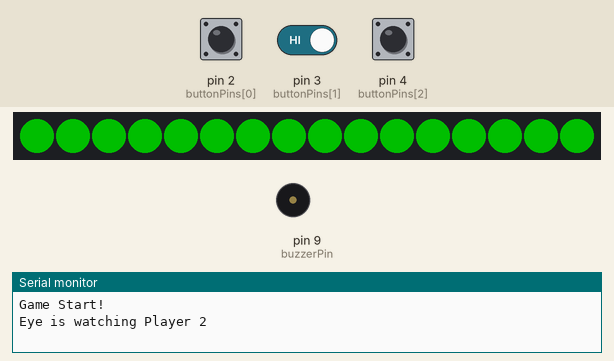
The sketch below on a simulated Arduino Uno, built with avr-gcc and run on an emulated ATmega328P. On the bench: 16 RGB LEDs in strip order, left to right, buzzer (waves = sounding), the last lines printed to the serial monitor. The inputs (shaded band) are chosen by the test bench; at power-on: pin 4 (buttonPins[2]) HIGH, pin 2 (buttonPins[0]) HIGH, pin 3 (buttonPins[1]) HIGH. Dim RGB values are drawn brighter than linear; random numbers use the default seed unless the sketch sets one.

Above: at 2.0 s.
2.1 s: pin 4 (buttonPins[2]) pulled LOW for 0.15 s
At 2.29 s:
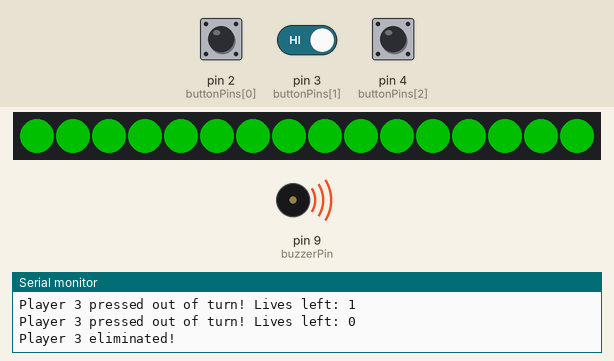
2.8 s: pin 2 (buttonPins[0]) pulled LOW for 0.15 s
3.5 s: pin 2 (buttonPins[0]) driven LOW and pin 3 (buttonPins[1]) driven LOW
6.5 s: pin 2 (buttonPins[0]) driven HIGH
At 8.3 s:
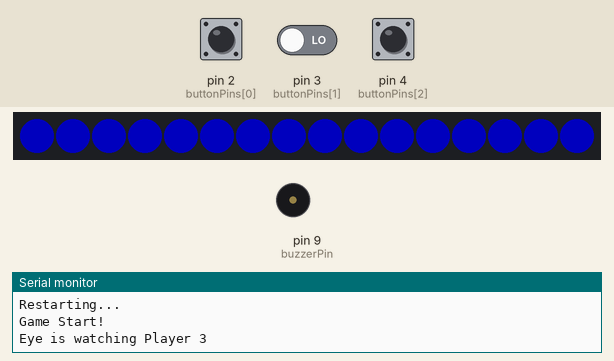
9.5 s: pin 4 (buttonPins[2]) pulled LOW for 1 s
12.5 s: pin 4 (buttonPins[2]) pulled LOW for 3.2 s
At 18.6 s:
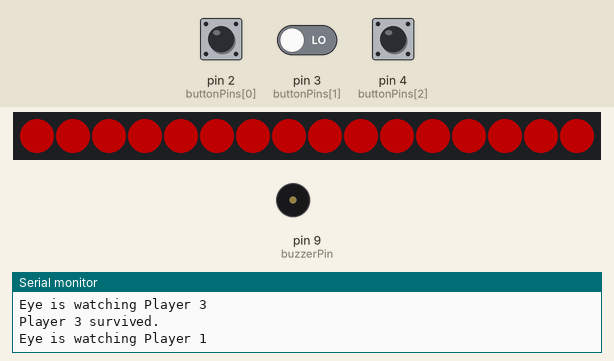
Timing chart, 0 to 19.7 s (numbered marks = the images above; inputs shaded):
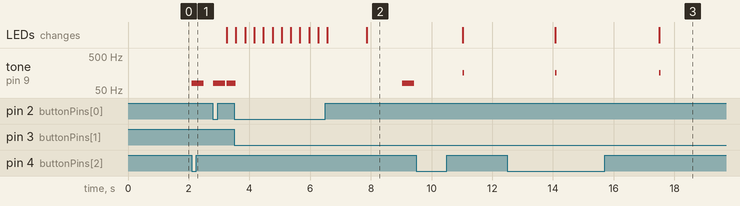

Measured:
- after the input at 2.1 s, tone on pin 9 (buzzerPin): silent → 80 Hz at once, → silent 0.40 s later

The sketch:

TANGIBLE_GAME_CODE.ino
```cpp
#include <Adafruit_NeoPixel.h>

//PIN ASSIGNMENTS
const int neoPixelPin = 6;
const int buttonPins[3] = {2, 3, 4}; //PINS FOR THE BUTTONS FOR PLAYER 1, 2, 3
const int buzzerPin = 9;

//CONSTANT VARIABLES
const int numPlayers = 3; //TOTAL PLAYER COUNT
const int numLeds = 16; //NUMBER OF LEDS IN THE NEOPIXEL
const int maxLives = 3; //LIFE COUNT FOR EACH PLAYER

//NEOPIXEL
Adafruit_NeoPixel pixels(numLeds, neoPixelPin, NEO_GRBW + NEO_KHZ800);

uint32_t playerColors[3] =
{
  pixels.Color(255, 0, 0),   //PLAYER 1 - RED
  pixels.Color(0, 255, 0),   //PLAYER 2 - GREEN
  pixels.Color(0, 0, 255)    //PLAYER 3 - BLUE
};

//PLAYER
int lives[numPlayers]; //TRACKS THE PLAYERS LIVES
bool isAlive[numPlayers]; //TRACKS IF THE PLAYER IS STILL IN THE GAME

void setup()
{
  Serial.begin(9600); //START THE SERIAL MONITOR FOR DEBUGGING
  pixels.setBrightness(80); // BRIGHTNESS OF THE LED
  pixels.begin(); //START THE LED RING
  pixels.clear();
  pixels.show();

  for (int i = 0; i < numPlayers; i++)
  {
    pinMode(buttonPins[i], INPUT_PULLUP); //BUTTON SETUP
  }

  pinMode(buzzerPin, OUTPUT);

  startGame();
}

void loop() {
  //MAIN GAME LOOP
  //CHECK IF THERE IS ONLY ONE PLAYER OR NONE ALIVE
  if (countActivePlayers() <= 1)
  {
    announceWinner();
    waitForRestart();      //WAIT FOR THE BUTTON THE RESTART
    startGame();           //START GAME
    return;
  }

  int chosenPlayer = selectRandomAlivePlayer(); //PICK A RANDOM PLAYER

  Serial.print("Eye is watching Player ");
  Serial.println(chosenPlayer + 1);

  showPlayerColor(chosenPlayer); //DISPLAY THE PLAYER COLOUR
  delay(random(1000, 1500)); //RANDOM DELAY BEFORE ALLOWING INPUT

  unsigned long startMillis = millis();
  bool pressedInTime = false;

  //REACTION WINDOW
  while (millis() - startMillis < 2000) //2 SECOND REACTION WINDOW
  {
    for (int i = 0; i < numPlayers; i++) //LOOP UNTIL THERE ARE NO PLAYERS
    {
      if (isAlive[i] && digitalRead(buttonPins[i]) == LOW)
      {
        if (i == chosenPlayer) //IF THE CHOSEN PLAYER PRESSES AN INPUT
        {
          pressedInTime = true;
        } else //CHECK IF A PLAYER PRESSES THE BUTTON OUTSIDE THEIR TURN
        {
          lives[i]--;
          Serial.print("Player ");
          Serial.print(i + 1);
          Serial.print(" pressed out of turn! Lives left: ");
          Serial.println(lives[i]);

          if (lives[i] <= 0) //CHECK IF THE PLAYER HAS ANYMORE LIVES LEFT
          {
            isAlive[i] = false;
            Serial.print("Player ");
            Serial.print(i + 1);
            Serial.println(" eliminated!");
          }

          tone(9, 80, 300); //PENALITY TONE THE SPEAKER WILL OUTPUT
        }
      }
    }
  }

  //CLEAR LIGHTS AFTER THE REACTION WINDOW
  pixels.clear();
  pixels.show();

  //RESULTS OF EACH ROUND
  if (pressedInTime) //IF THE PLAYER PRESSED THE CORRECT BUTTON
  {
    Serial.print("Player ");
    Serial.print(chosenPlayer + 1);
    Serial.println(" survived.");
    tone(9, 160, 50); //TONE TO SIGNAL A NEW ROUND HAS STARTED/SUCCESS
  } else //PLAYER WILL LOSE A LIFE IF THEY MISS THE BUTTON
  {
    lives[chosenPlayer]--;
    Serial.print("Player ");
    Serial.print(chosenPlayer + 1);
    Serial.print(" missed! Lives left: ");
    Serial.println(lives[chosenPlayer]);

    if (lives[chosenPlayer] <= 0) //IF A PLAYERS LIFE HAS REACHED 0 THEN THEY ARE ELIMINATED
    {
      isAlive[chosenPlayer] = false;
      Serial.print("Player ");
      Serial.print(chosenPlayer + 1);
      Serial.println(" eliminated!");
    }

    tone(9, 80, 300); //UNSUCCESSFUL TONE
  }
}

//THIS WILL SHOW THE COLOUR OF THE SELECTED PLAYER
void showPlayerColor(int player)
{
  pixels.clear();
  for (int i = 0; i < numLeds; i++)
  {
    pixels.setPixelColor(i, playerColors[player]);
  }
  pixels.show();
}

//THIS WILL SELECT A RANDOM PLAYER AT RANDOM
int selectRandomAlivePlayer()
{
  while (true)
  {
    int p = random(numPlayers);
    if (isAlive[p]) return p;
  }
}

//THIS WILL CHECK HOW MANY PLAYER ARE ALIVE
int countActivePlayers()
{
  int count = 0;
  for (int i = 0; i < numPlayers; i++)
  {
    if (isAlive[i]) count++;
  }
  return count;
}

//THIS WILL ANNOUNCE THE PLAYER AND WILL DISPLAY THAT PLAYER COLOUR ON THE RING
void announceWinner()
{
  for (int i = 0; i < numPlayers; i++)
  {
    if (isAlive[i])
    {
      Serial.print("Player ");
      Serial.print(i + 1);
      Serial.println(" wins!");
      flashWinnerColor(i);
      break;
    }
  }
}

//THIS WILL FLASH THE WINNER COLOUR
void flashWinnerColor(int player) {
  for (int j = 0; j < 6; j++) {
    pixels.clear();
    pixels.show();
    delay(300);
    for (int i = 0; i < numLeds; i++) {
      pixels.setPixelColor(i, playerColors[player]);
    }
    pixels.show();
    delay(300);
  }
}

//WAIT FOR ANY PLAYER TO RESTART THE GAME BY PRESSING ANY OF THE BUTTONS
void waitForRestart()
{
  Serial.println("Press any button to restart...");
  while (true)
  {
    for (int i = 0; i < numPlayers; i++)
    {
      if (digitalRead(buttonPins[i]) == LOW)
      {
        Serial.println("Restarting...");
        delay(1000);
        return;
      }
    }
  }
}

//THIS WILL START/RESTART THE GAME
void startGame()
{
  for (int i = 0; i < numPlayers; i++)
  {
    lives[i] = maxLives;
    isAlive[i] = true;
  }

  pixels.clear();
  pixels.show();
  Serial.println("Game Start!");
}
```
